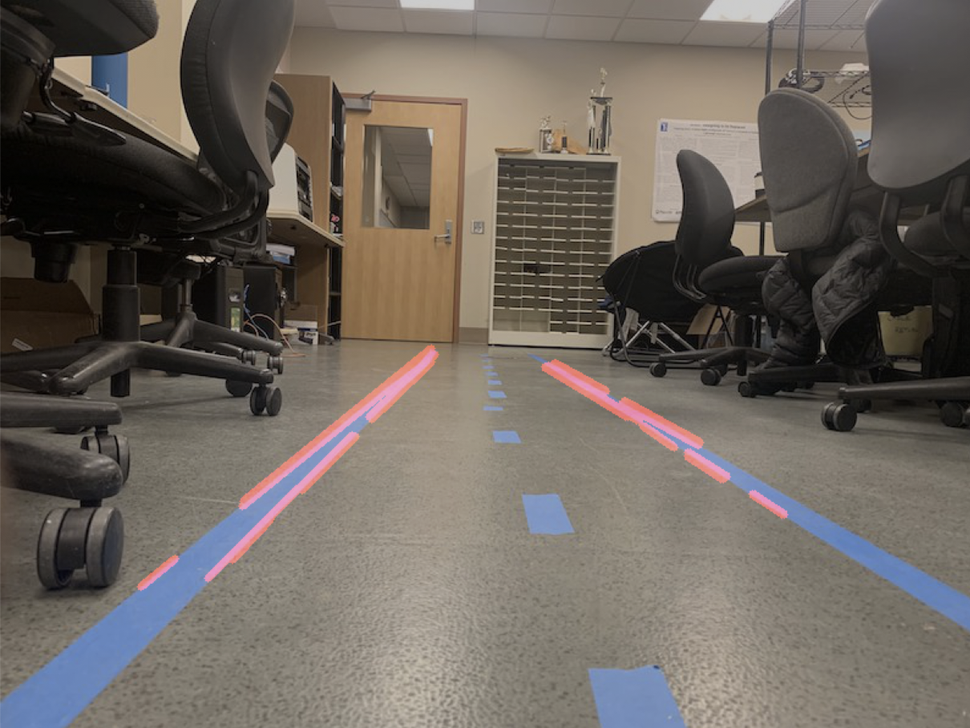
#> input picture big_lines.png, 970 x 728 px, shrunk from 1210 x 908 before the run, given in place of road1.jpeg, which was not available
$ python lsd.py
#> lines starting #> are read from the running program, lines starting #| are printed output that depends on the picture; after the words box and inside, x2 and y2 are one past the last pixel; in counts of white or black regions, pixels touching at a corner belong together; pictures that were not available may be replaced by others from this repository, and a replacement may not be noted
import cv2
import numpy as np
import matplotlib.pylab as plt
#Read gray image
# img = cv2.imread("road2.png",0)
#
# #Create default parametrization LSD
# lsd = cv2.createLineSegmentDetector(0)
#
# #Detect lines in the image
# lines = lsd.detect(img)[0] #Position 0 of the returned tuple are the detected lines
#
# #Draw detected lines in the image
# drawn_img = lsd.drawSegments(img,lines)
#
# #Show image
# cv2.imshow("LSD",drawn_img )
# cv2.waitKey(0)
def region_of_interest(img, vertices):
	mask = np.zeros_like(img)
	#channel_count = img.shape[2]
	match_mask_color = 255
	cv2.fillPoly(mask, vertices, match_mask_color)
	masked_image = cv2.bitwise_and(img, mask)
	return masked_image

def draw_the_lines(img, lines):
	if lines is None:
		return img
	img = np.copy(img)
	blank_image = np.zeros((img.shape[0], img.shape[1], 3), dtype=np.uint8)

	for line in lines:
		for x1, y1, x2, y2 in line:
			cv2.line(blank_image, (x1,y1), (x2,y2), (0, 0, 255), thickness=2)

	img = cv2.addWeighted(img, 0.8, blank_image, 1, 0.0)
	return img

image = cv2.imread('road1.jpeg')
#> image is the input picture: shape (728, 970, 3); mean B, G, R 93, 100.1, 107.4
image = cv2.cvtColor(image, cv2.COLOR_BGR2RGB)
# print(image.shape)


def linesInVideo():
	cap = cv2.VideoCapture(0)
	while(True):
		# print("frame: ", i)
		ret, image = cap.read()
		# image = cv2.imread('frames2/' + 'thumb' + "{:04d}".format(i) + '.jpg')
		height = image.shape[0]
#> height = 728
		width = image.shape[1]
#> width = 970
		region_of_interest_vertices = [
			(0, height),
			(width/2, height/2),
			(width, height)
		]
#> region_of_interest_vertices = [(0, 728), (485, 364), (970, 728)]
		gray_image = cv2.cvtColor(image, cv2.COLOR_RGB2GRAY)
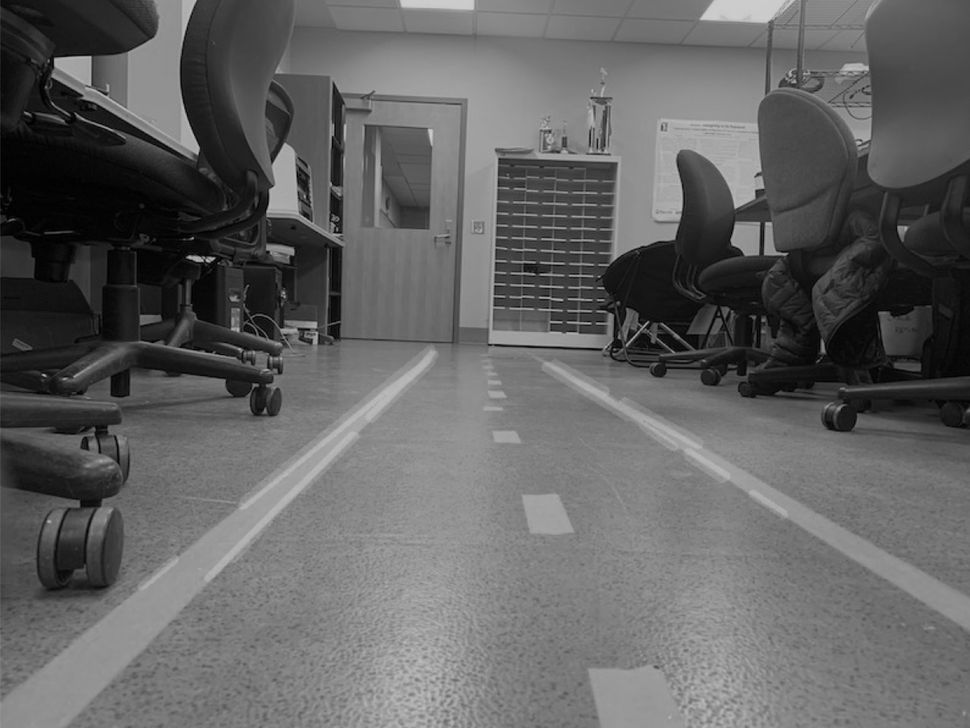
#> gray_image: shape (728, 970); min 0, max 204, mean 98.8
		canny_image = cv2.Canny(gray_image, 100, 200)
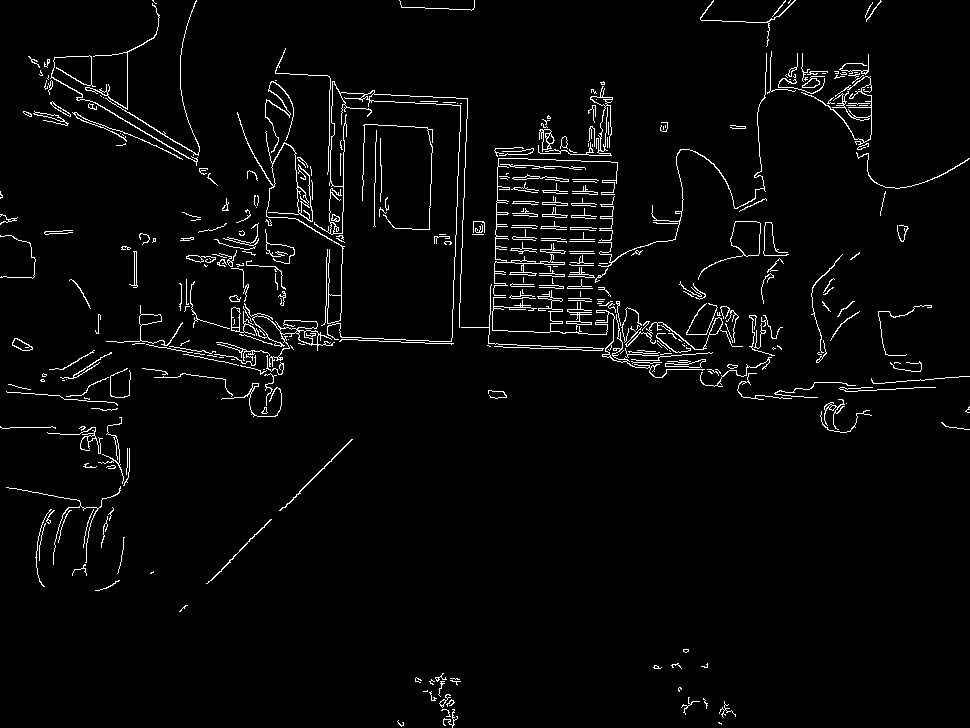
#> canny_image: shape (728, 970); 3.2% white in thin lines or dots
		cropped_image = region_of_interest(canny_image,
						np.array([region_of_interest_vertices], np.int32),)
#> in region_of_interest, `cv2.fillPoly(mask, vertices, match_mask_color)`:
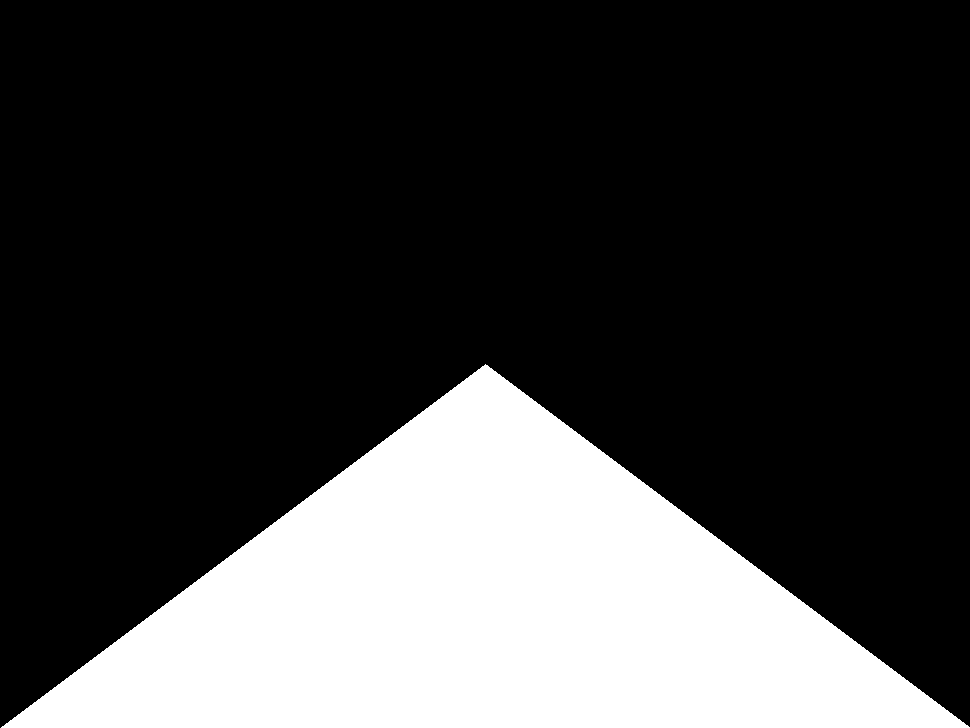
#> mask: shape (728, 970); 25% white; 1 white region, box (x1, y1, x2, y2) and area: (1, 364, 970, 728) 176661
#> in region_of_interest, `masked_image = cv2.bitwise_and(img, mask)`:
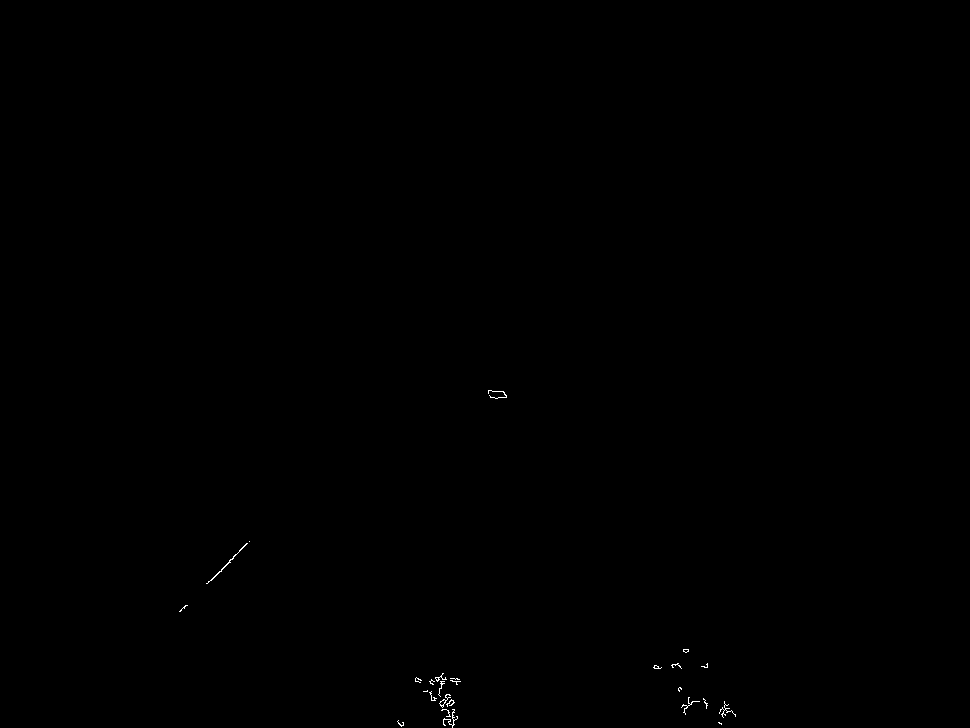
#> masked_image: shape (728, 970); 0.09% white in thin lines or dots, all inside (x1, y1, x2, y2) = (179, 390, 736, 728)
		lines = cv2.HoughLinesP(cropped_image,
								rho=6,
								theta=np.pi/180,
								threshold=160,
								lines=np.array([]),
								minLineLength=40,
								maxLineGap=25)
#> lines = None
		image_with_lines = draw_the_lines(image, lines)
		cv2.imshow("img", image_with_lines)
		# plt.show()

		if cv2.waitKey(1) & 0xFF == ord('q'):
#> (key q is pressed here)
			break

	cap.release()
	cv2.destroyAllWindows()

linesInVideo()
